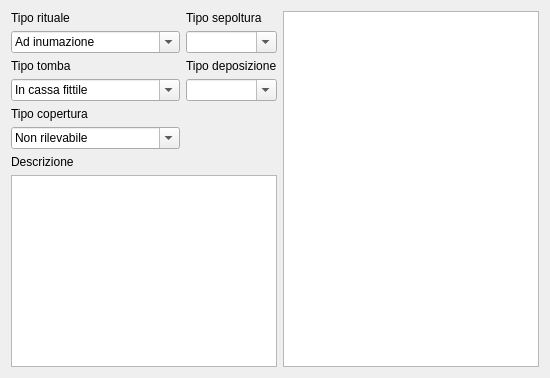
       <widget class="QWidget" name="tab">
        <attribute name="title">
         <string>Dati descrittivi</string>
        </attribute>
        <layout class="QGridLayout" name="gridLayout_11">
         <item row="0" column="0">
          <layout class="QGridLayout" name="gridLayout_9">
           <item row="0" column="0">
            <widget class="QLabel" name="label_18">
             <property name="maximumSize">
              <size>
               <width>100</width>
               <height>16777215</height>
              </size>
             </property>
             <property name="font">
              <font>
               <pointsize>9</pointsize>
               <weight>50</weight>
               <bold>false</bold>
              </font>
             </property>
             <property name="layoutDirection">
              <enum>Qt::LeftToRight</enum>
             </property>
             <property name="autoFillBackground">
              <bool>false</bool>
             </property>
             <property name="text">
              <string>Tipo rituale</string>
             </property>
             <property name="alignment">
              <set>Qt::AlignLeading|Qt::AlignLeft|Qt::AlignVCenter</set>
             </property>
            </widget>
           </item>
           <item row="0" column="1">
            <widget class="QLabel" name="label_23">
             <property name="maximumSize">
              <size>
               <width>100</width>
               <height>16777215</height>
              </size>
             </property>
             <property name="font">
              <font>
               <pointsize>9</pointsize>
               <weight>50</weight>
               <bold>false</bold>
              </font>
             </property>
             <property name="layoutDirection">
              <enum>Qt::LeftToRight</enum>
             </property>
             <property name="autoFillBackground">
              <bool>false</bool>
             </property>
             <property name="text">
              <string>Tipo sepoltura</string>
             </property>
             <property name="alignment">
              <set>Qt::AlignLeading|Qt::AlignLeft|Qt::AlignVCenter</set>
             </property>
            </widget>
           </item>
           <item row="1" column="0">
            <widget class="QComboBox" name="comboBox_rito">
             <property name="sizePolicy">
              <sizepolicy hsizetype="Expanding" vsizetype="Fixed">
               <horstretch>0</horstretch>
               <verstretch>0</verstretch>
              </sizepolicy>
             </property>
             <property name="minimumSize">
              <size>
               <width>0</width>
               <height>0</height>
              </size>
             </property>
             <property name="font">
              <font>
               <pointsize>9</pointsize>
               <weight>50</weight>
               <bold>false</bold>
              </font>
             </property>
             <property name="autoFillBackground">
              <bool>false</bool>
             </property>
             <property name="editable">
              <bool>true</bool>
             </property>
             <item>
              <property name="text">
               <string>Ad inumazione</string>
              </property>
             </item>
             <item>
              <property name="text">
               <string>Riduzione</string>
              </property>
             </item>
             <item>
              <property name="text">
               <string>Ad incinerazione diretta</string>
              </property>
             </item>
             <item>
              <property name="text">
               <string>Ad incinerazione indiretta</string>
              </property>
             </item>
             <item>
              <property name="text">
               <string>Mummuficazione</string>
              </property>
             </item>
            </widget>
           </item>
           <item row="1" column="1">
            <widget class="QComboBox" name="comboBox_sepoltura">
             <property name="sizePolicy">
              <sizepolicy hsizetype="Expanding" vsizetype="Fixed">
               <horstretch>0</horstretch>
               <verstretch>0</verstretch>
              </sizepolicy>
             </property>
             <property name="minimumSize">
              <size>
               <width>0</width>
               <height>0</height>
              </size>
             </property>
             <property name="font">
              <font>
               <pointsize>9</pointsize>
               <weight>50</weight>
               <bold>false</bold>
              </font>
             </property>
             <property name="autoFillBackground">
              <bool>false</bool>
             </property>
             <property name="editable">
              <bool>true</bool>
             </property>
            </widget>
           </item>
           <item row="2" column="0">
            <widget class="QLabel" name="label_35">
             <property name="font">
              <font>
               <pointsize>9</pointsize>
               <weight>50</weight>
               <bold>false</bold>
              </font>
             </property>
             <property name="autoFillBackground">
              <bool>false</bool>
             </property>
             <property name="text">
              <string>Tipo tomba</string>
             </property>
            </widget>
           </item>
           <item row="2" column="1">
            <widget class="QLabel" name="label_25">
             <property name="text">
              <string>Tipo deposizione</string>
             </property>
            </widget>
           </item>
           <item row="3" column="0">
            <widget class="QComboBox" name="comboBox_tipo_contenitore_resti">
             <property name="sizePolicy">
              <sizepolicy hsizetype="Expanding" vsizetype="Fixed">
               <horstretch>0</horstretch>
               <verstretch>0</verstretch>
              </sizepolicy>
             </property>
             <property name="minimumSize">
              <size>
               <width>0</width>
               <height>0</height>
              </size>
             </property>
             <property name="font">
              <font>
               <pointsize>9</pointsize>
               <weight>50</weight>
               <bold>false</bold>
              </font>
             </property>
             <property name="autoFillBackground">
              <bool>false</bool>
             </property>
             <property name="editable">
              <bool>true</bool>
             </property>
             <item>
              <property name="text">
               <string>In cassa fittile</string>
              </property>
             </item>
             <item>
              <property name="text">
               <string>In cassa lignea</string>
              </property>
             </item>
             <item>
              <property name="text">
               <string>In urna litica</string>
              </property>
             </item>
             <item>
              <property name="text">
               <string>Nella terra</string>
              </property>
             </item>
            </widget>
           </item>
           <item row="3" column="1">
            <widget class="QComboBox" name="comboBox_deposizione">
             <property name="enabled">
              <bool>true</bool>
             </property>
             <property name="sizePolicy">
              <sizepolicy hsizetype="Expanding" vsizetype="Fixed">
               <horstretch>0</horstretch>
               <verstretch>0</verstretch>
              </sizepolicy>
             </property>
             <property name="editable">
              <bool>true</bool>
             </property>
            </widget>
           </item>
           <item row="4" column="0">
            <widget class="QLabel" name="label_85">
             <property name="font">
              <font>
               <pointsize>9</pointsize>
               <weight>50</weight>
               <bold>false</bold>
              </font>
             </property>
             <property name="autoFillBackground">
              <bool>false</bool>
             </property>
             <property name="text">
              <string>Tipo copertura</string>
             </property>
            </widget>
           </item>
           <item row="5" column="0">
            <widget class="QComboBox" name="comboBox_copertura_tipo">
             <property name="sizePolicy">
              <sizepolicy hsizetype="Expanding" vsizetype="Fixed">
               <horstretch>0</horstretch>
               <verstretch>0</verstretch>
              </sizepolicy>
             </property>
             <property name="minimumSize">
              <size>
               <width>0</width>
               <height>0</height>
              </size>
             </property>
             <property name="font">
              <font>
               <pointsize>9</pointsize>
               <weight>50</weight>
               <bold>false</bold>
              </font>
             </property>
             <property name="autoFillBackground">
              <bool>false</bool>
             </property>
             <property name="editable">
              <bool>true</bool>
             </property>
             <item>
              <property name="text">
               <string>Non rilevabile</string>
              </property>
             </item>
             <item>
              <property name="text">
               <string>Copertura assente</string>
              </property>
             </item>
             <item>
              <property name="text">
               <string>Tegole alla cappuccina</string>
              </property>
             </item>
             <item>
              <property name="text">
               <string>In cassa</string>
              </property>
             </item>
            </widget>
           </item>
          </layout>
         </item>
         <item row="0" column="1" rowspan="2">
          <widget class="QListWidget" name="iconListWidget"/>
         </item>
         <item row="1" column="0">
          <layout class="QGridLayout" name="gridLayout_10">
           <item row="0" column="0">
            <widget class="QLabel" name="label_6">
             <property name="font">
              <font>
               <pointsize>9</pointsize>
               <weight>50</weight>
               <bold>false</bold>
              </font>
             </property>
             <property name="autoFillBackground">
              <bool>false</bool>
             </property>
             <property name="text">
              <string>Descrizione </string>
             </property>
            </widget>
           </item>
           <item row="1" column="0">
            <widget class="QTextEdit" name="textEdit_descrizione_taf">
             <property name="minimumSize">
              <size>
               <width>50</width>
               <height>100</height>
              </size>
             </property>
             <property name="font">
              <font>
               <pointsize>9</pointsize>
               <weight>50</weight>
               <bold>false</bold>
              </font>
             </property>
             <property name="autoFillBackground">
              <bool>false</bool>
             </property>
             <property name="html">
              <string>&lt;!DOCTYPE HTML PUBLIC &quot;-//W3C//DTD HTML 4.0//EN&quot; &quot;http://www.w3.org/TR/REC-html40/strict.dtd&quot;&gt;
&lt;html&gt;&lt;head&gt;&lt;meta name=&quot;qrichtext&quot; content=&quot;1&quot; /&gt;&lt;style type=&quot;text/css&quot;&gt;
p, li { white-space: pre-wrap; }
&lt;/style&gt;&lt;/head&gt;&lt;body style=&quot; font-family:'MS Shell Dlg 2'; font-size:9pt; font-weight:400; font-style:normal;&quot;&gt;
&lt;p style=&quot; margin-top:0px; margin-bottom:0px; margin-left:0px; margin-right:0px; -qt-block-indent:0; text-indent:0px;&quot;&gt;&lt;span style=&quot; font-family:'Lucida Grande'; font-size:13pt;&quot;&gt;&lt;br /&gt;&lt;/span&gt;&lt;/p&gt;&lt;/body&gt;&lt;/html&gt;</string>
             </property>
            </widget>
           </item>
          </layout>
         </item>
        </layout>
       </widget>
